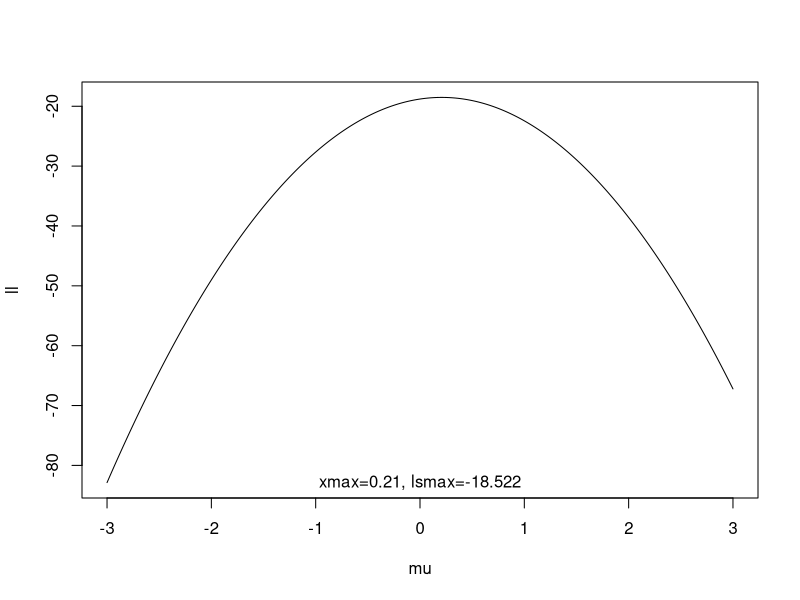
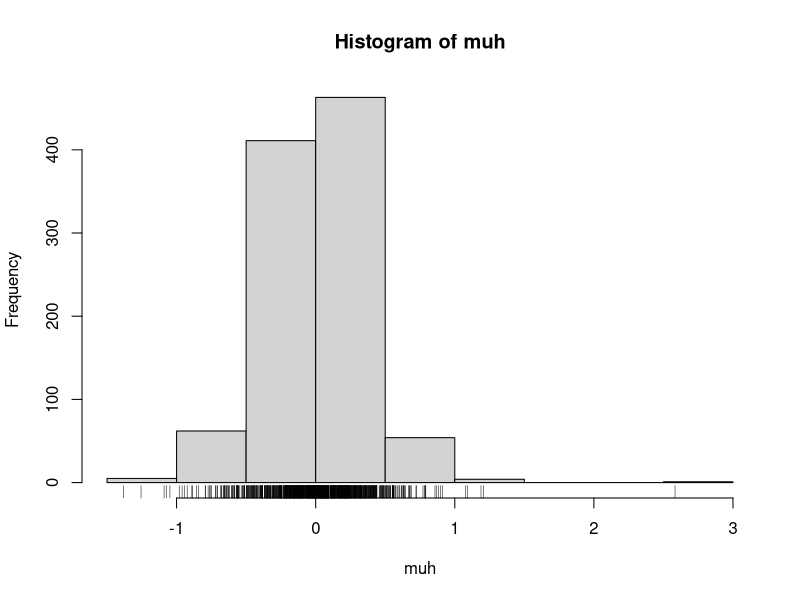
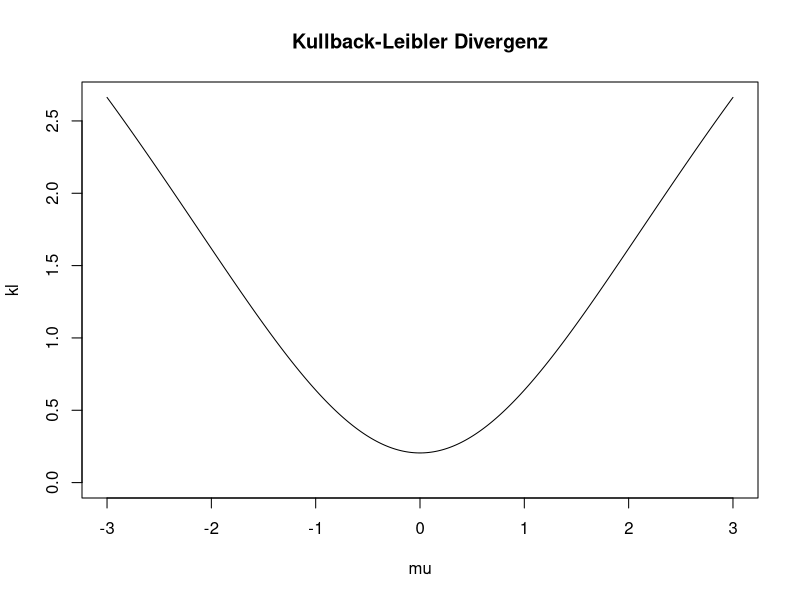
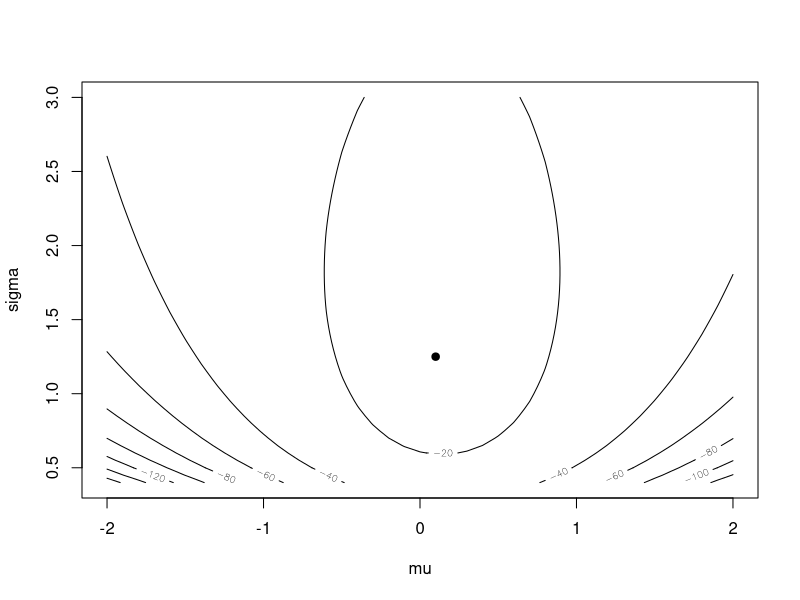
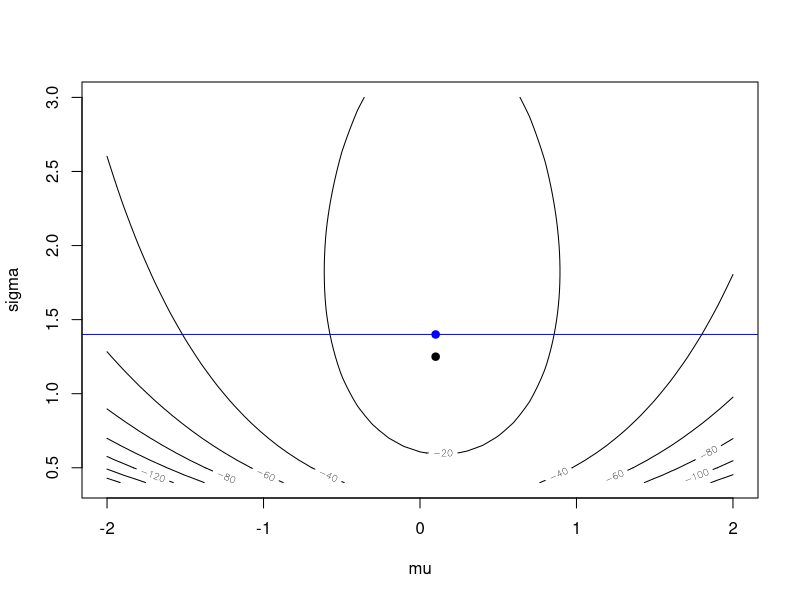

The R source for these figures, in order:
## ------------------------------------------------------------------------------------------------------------------------
## a
# X~t_3 : E(X)=0, Var(X)=3/(3-2)=3
sample <- rt(25,3)
sample
## b
llikmu <- function(mu, x) {
  n <- length(x)
  -1/4*sum((x-mu)^2)
}
#
mu <- seq(-3, +3, by=0.01)
ll <- rep(NA, length(mu))
for (i in 1:length(mu)) ll[i] <- llikmu(mu[i], sample)
pos <- which.max(ll)
plot(mu, ll, type="l")
text(0, min(ll), sprintf("xmax=%.2f, lsmax=%.3f", mu[pos], ll[pos]))
## c
B   <- 1000
muh <- rep(NA, B)
for (i in 1:B) {
  sample <- rt(25, 3)
  muh[i] <- optimise(llikmu, c(-3,3), x=sample, maximum = TRUE)$maximum
}
hist(muh)
rug(muh)
## d
kldiv <- function(mu) {
  fun <- function(x, mu) {
    dnorm(x, mean=mu, sd=1/sqrt(2))*log(dnorm(x, mean=mu, sd=1/sqrt(2))/dt(x,3))
  }
  integrate(fun, -5, 5, mu=mu)$value
}
#
mu <- seq(-3, 3, by=0.01)
kl <- rep(NA, length(mu))
for (i in 1:length(mu)) kl[i] <- kldiv(mu[i])
plot (mu, kl, type="l", main="Kullback-Leibler Divergenz", ylim=c(0,max(kl)))
## e
llikmu <- function(musig, x) {
  n <- length(x)
  -n/2*log(musig[2])-1/(2*musig[2])*sum((x-musig[1])^2)
}
#
mu    <- seq(-2,2,by=0.1)
sigma <- seq(0.4, 3, by=0.05)
musig <- expand.grid(mu=mu, sigma=sigma)
head(musig)
sample <- rt(25,3)
z <- rep(NA, nrow(musig))
for (i in 1:nrow(musig)) {
  z[i] <- llikmu(as.numeric(musig[i,]), sample)
}
z <- matrix(z, nrow=length(mu))
contour(mu, sigma, z, xlab="mu", ylab="sigma")
pos <- which(z==max(z), arr.ind = TRUE)
points(mu[pos[1]], sigma[pos[2]], pch=19)
## f
contour(mu, sigma, z, xlab="mu", ylab="sigma")
pos  <- which(z==max(z), arr.ind = TRUE)
points(mu[pos[1]], sigma[pos[2]], pch=19)
z[pos[1],pos[2]]
pos  <- which.min((sqrt(2)-sigma)^2)
abline(h=sigma[pos], col="blue")
mpos <- which.max(z[,pos])
z[mpos,pos]
points(mu[mpos], sigma[pos], pch=19, col="blue")

